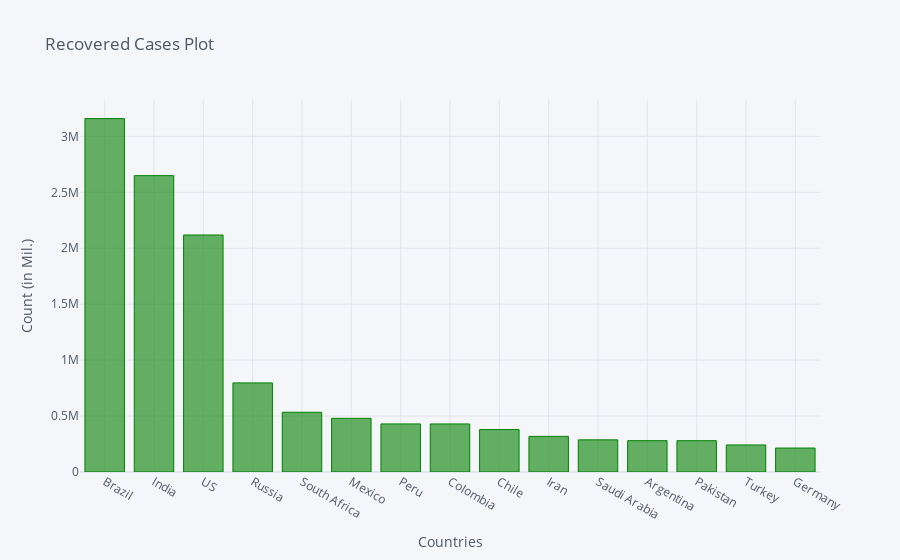

The notebook cell this image was saved under:
### Code cell
recovered_df2_plot.iplot(kind='bar', x='Country/Region', y='8/28/20',color='green',
                         title='Recovered Cases Plot',xTitle='Countries',yTitle='Count (in Mil.)')

### Figure 1 — Plotly figure (JSON) as saved in the notebook; plotly's stock layout.template omitted (floating-point values rounded to 4 significant figures)
{"data": [{"marker": {"color": "rgba(0, 128, 0, 0.6)", "line": {"color": "rgba(0, 128, 0, 1.0)", "width": 1}}, "name": "8/28/20", "orientation": "v", "text": "", "type": "bar", "x": ["Brazil", "India", "US", "Russia", "South Africa", "Mexico", "Peru", "Colombia", "Chile", "Iran", "Saudi Arabia", "Argentina", "Pakistan", "Turkey", "Germany"], "y": [3158783, 2648998, 2118367, 796498, 533935, 479770, 429662, 429608, 379452, 318270, 287403, 280165, 279937, 241809, 214186]}], "layout": {"legend": {"bgcolor": "#F5F6F9", "font": {"color": "#4D5663"}}, "paper_bgcolor": "#F5F6F9", "plot_bgcolor": "#F5F6F9", "title": {"font": {"color": "#4D5663"}, "text": "Recovered Cases Plot"}, "xaxis": {"gridcolor": "#E1E5ED", "showgrid": true, "tickfont": {"color": "#4D5663"}, "title": {"font": {"color": "#4D5663"}, "text": "Countries"}, "zerolinecolor": "#E1E5ED"}, "yaxis": {"gridcolor": "#E1E5ED", "showgrid": true, "tickfont": {"color": "#4D5663"}, "title": {"font": {"color": "#4D5663"}, "text": "Count (in Mil.)"}, "zerolinecolor": "#E1E5ED"}}}
